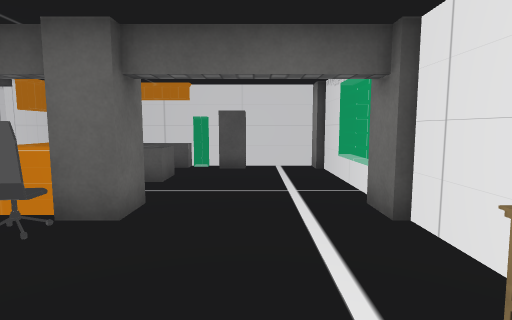
view 1 (above)

21 first-person views from a walk through a Unity game level. The camera is 1.4 m above the floor, tilts 6° down and sees 80° across. The floor is counted in squares, 1 m on a side. Each view is taken from the middle of a square. On the plan, view 1 faces up. The plan holds only what a view shows up to about 14 squares ahead; the rest is blank. The place goes on beyond the plan. The player is left out. Door leaves are left out, so doorways stand open. Some surface patterns are stand-ins.

view 2
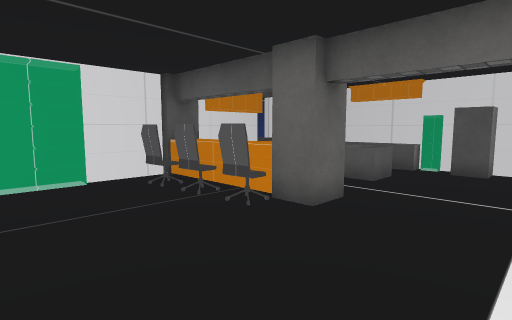

view 3
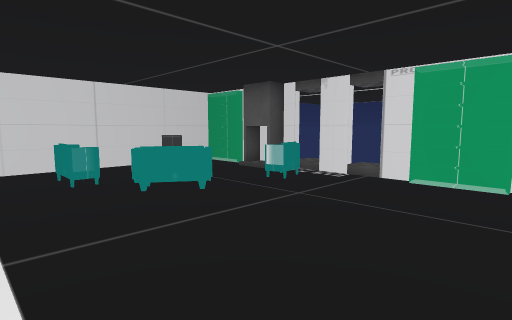

view 4
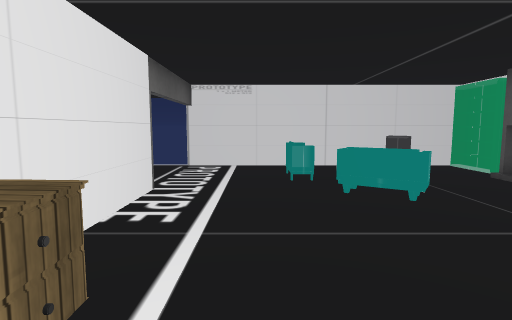

view 5
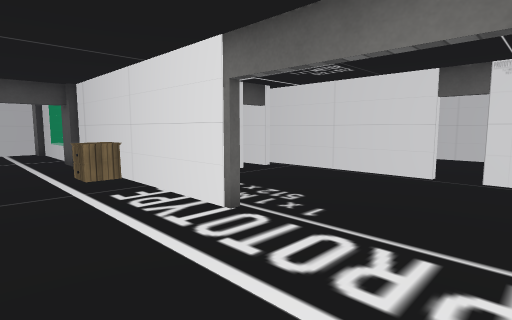

view 6
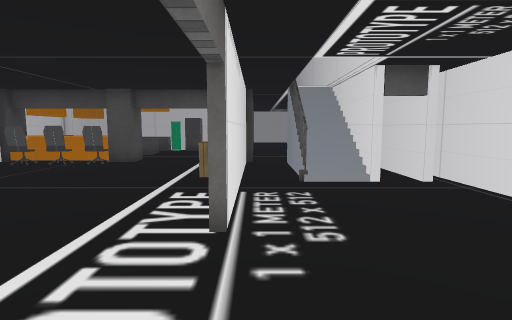

view 7
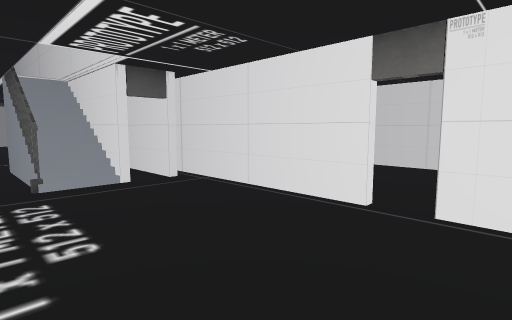

view 8
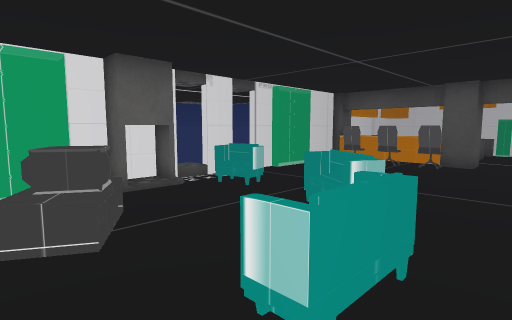

view 9
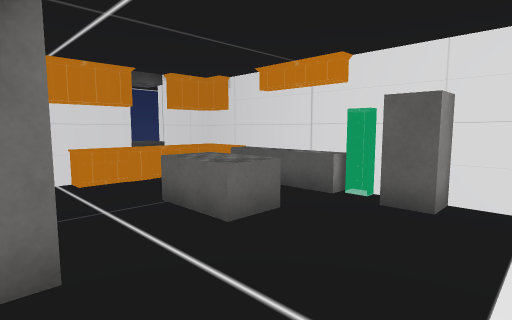

view 10
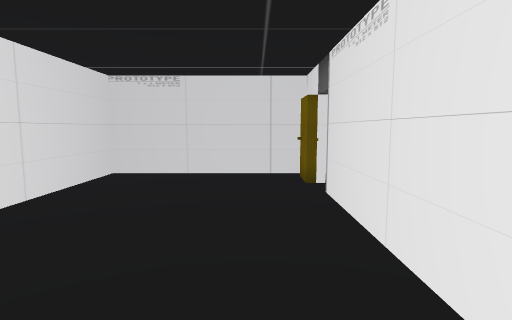

view 11
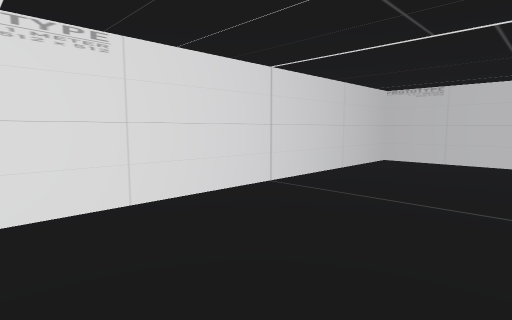

view 12
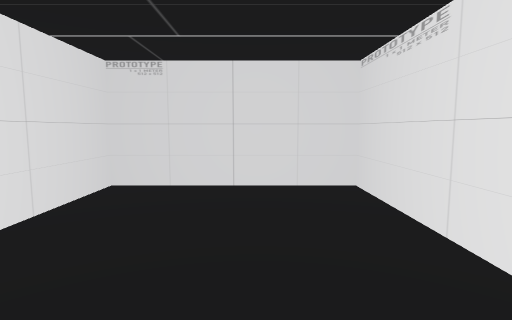

view 13
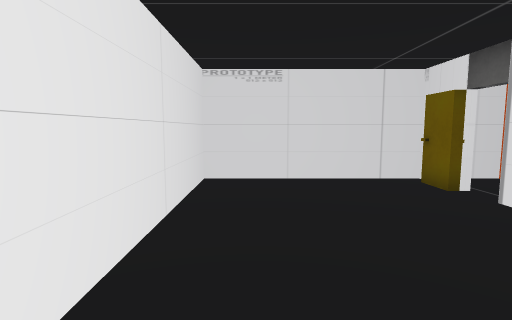

view 14
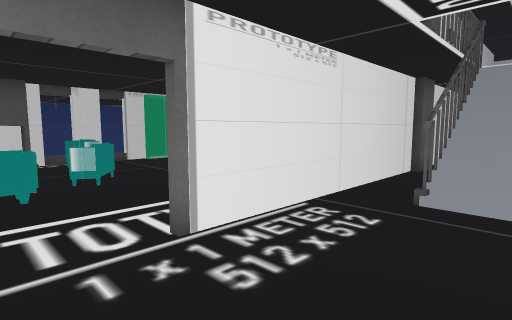

view 15
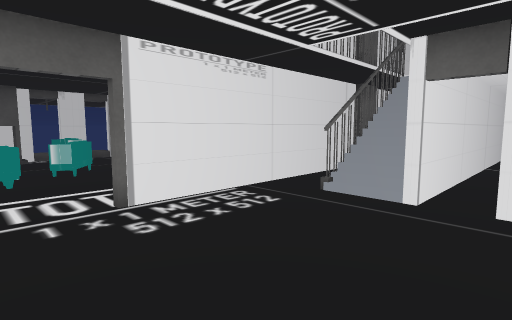

view 16
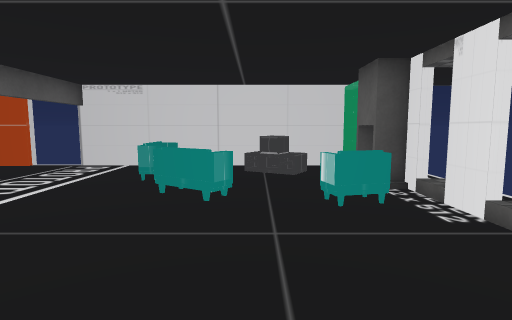

view 17
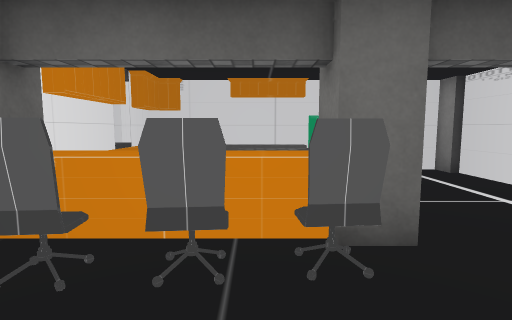

view 18
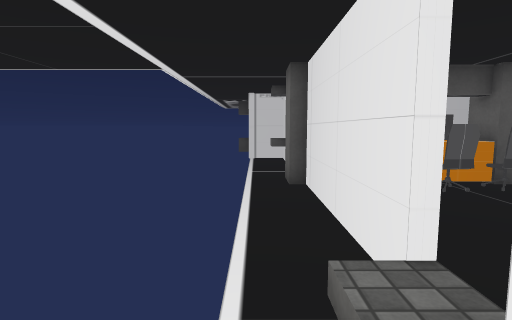

view 19
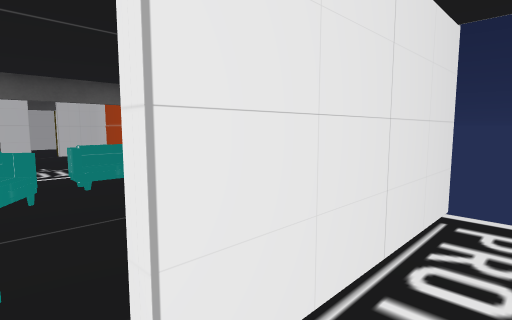

view 20
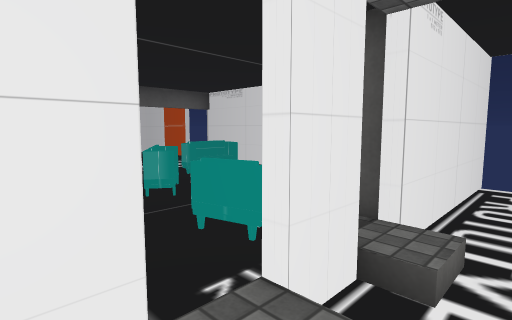

view 21
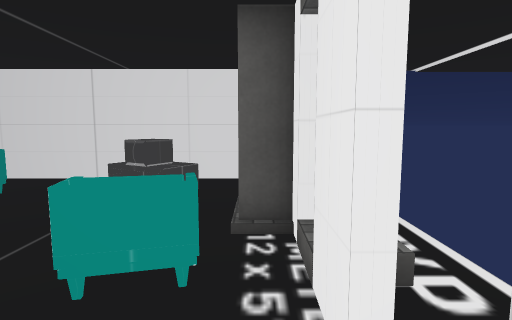

### Floor plan
Ten units are one square. View 1 is at (0, 0); x grows to the right and y downward. Boxes are objects, and circles mark ways between rooms. Rooms are numbered by the first view taken in them; rooms with no view inside come last. Other rooms are left out.
<svg viewBox="-87 -120 236 214">
<path fill="none" stroke="#000" d="M-31 -45 -31 -56M-21 -56 -21 -45 -75 -45 -75 -24M24 -24 24 -46M26 -5 26 41M21 -45 21 -55M-75 -4 -75 6M26 -46 26 -24M-78 6 -78 -45M-75 15 -75 26M24 41 24 -5M-78 26 -78 15M-72 -56 -72 -45M-75 35 -75 62M-82 -45 -82 -56M-52 60 -36 69M-40 65 -45 74 -40 65M24 -74 24 -105M58 -16 58 -34M60 2 60 -51M-51 71 -46 62M-24 -113 -55 -113M-78 -100 -78 -108M-74 84 26 84M21 -113 -4 -113M44 84 58 84M-78 89 -78 35M44 88 44 81M-75 -114 -75 -58M82 56 82 -10M61 84 79 84M82 76 82 67M60 -8 55 -8M-36 69 -41 78M-40 74 -36 68M-57 70 -52 60M-24 -107 -54 -107M85 6 85 56M82 67 87 67 87 79M84 84 144 84 144 -64 85 -64 85 -30"/>
<rect x="-75" y="65" width="10" height="20" fill="#bbb"><title>other object</title></rect>
<rect x="-75" y="35" width="10" height="20" fill="#bbb"><title>other object</title></rect>
<rect x="-75" y="-25" width="10" height="20" fill="#bbb"><title>other object</title></rect>
<rect x="-75" y="-115" width="20" height="50" fill="#bbb"><title>other object</title></rect>
<rect x="-65" y="25" width="10" height="10" fill="#bbb"><title>other object</title></rect>
<rect x="-65" y="-45" width="10" height="20" fill="#bbb"><title>other object</title></rect>
<rect x="-55" y="-45" width="20" height="10" fill="#bbb"><title>other object</title></rect>
<rect x="-45" y="-95" width="20" height="20" fill="#bbb"><title>other object</title></rect>
<rect x="-35" y="25" width="10" height="10" fill="#bbb"><title>other object</title></rect>
<rect x="-35" y="-45" width="10" height="10" fill="#bbb"><title>other object</title></rect>
<rect x="-25" y="-115" width="10" height="10" fill="#bbb"><title>other object</title></rect>
<rect x="-15" y="65" width="10" height="10" fill="#bbb"><title>other object</title></rect>
<rect x="-15" y="-115" width="10" height="10" fill="#bbb"><title>other object</title></rect>
<rect x="5" y="-25" width="20" height="20" fill="#bbb"><title>other object</title></rect>
<rect x="35" y="-5" width="10" height="10" fill="#bbb"><title>other object</title></rect>
<rect x="35" y="-15" width="10" height="10" fill="#bbb"><title>other object</title></rect>
<rect x="35" y="-25" width="10" height="10" fill="#bbb"><title>other object</title></rect>
<rect x="35" y="-35" width="10" height="10" fill="#bbb"><title>other object</title></rect>
<rect x="35" y="-45" width="10" height="10" fill="#bbb"><title>other object</title></rect>
<circle cx="80" cy="60" r="3" fill="#2a7"/>
<text x="-20" y="-10">1</text>
<text x="110" y="20">2</text>
</svg>
Room 1 opens to room 2.

Where each view was taken, in squares from view 1:
view 1: 0 up, 0 right, facing up
view 2: 0 up, 1 right, facing up-left
view 3: 3 up, 1 right, facing down-left
view 4: 3 up, 0 right, facing down
view 5: 8 down, 1 left, facing up-right
view 6: 8 down, 3 right, facing up
view 7: 8 down, 3 right, facing up-right
view 8: 8 down, 0 right, facing up-left
view 9: 5 up, 1 right, facing up-left
view 10: 1 up, 10 right, facing down
view 11: 5 up, 9 right, facing down-right
view 12: 1 down, 12 right, facing up
view 13: 0 up, 13 right, facing down
view 14: 6 down, 6 right, facing up-left
view 15: 6 down, 8 right, facing up-left
view 16: 3 up, 4 left, facing down
view 17: 1 up, 4 left, facing up
view 18: 3 down, 9 left, facing up
view 19: 3 down, 9 left, facing down-right
view 20: 0 up, 9 left, facing down-right
view 21: 0 up, 7 left, facing down
